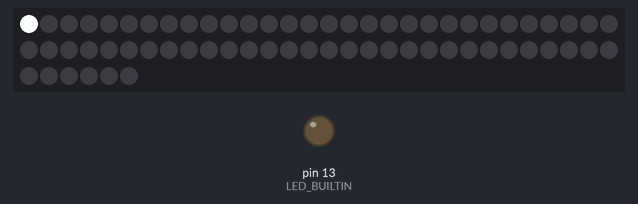
The sketch below on a simulated Arduino Uno, built with avr-gcc and run on an emulated ATmega328P. Parts: 66 RGB LEDs in strip order, left to right, continuing on the next row, output pins drawn as LEDs (lit = HIGH).

Above: at 0.1 s.
At 10.6 s:
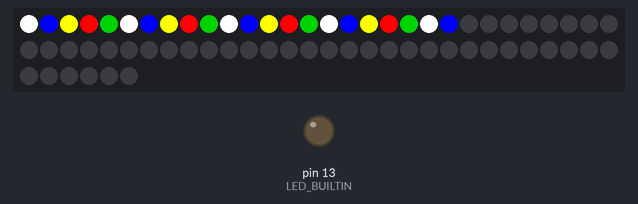
At 21.2 s:
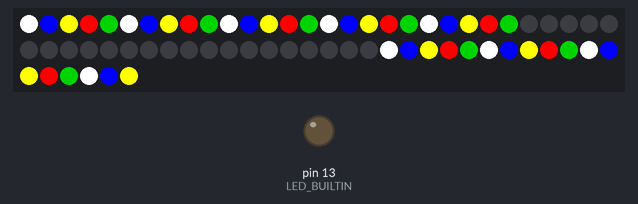

The sketch:

WS2801_LED_Strip.ino
```cpp
#include <FastLED.h>
#define LED_PIN 4
#define NUM_LEDS 66

CRGB leds[NUM_LEDS];

void setup() {
  // put your setup code here, to run once:
  FastLED.addLeds<WS2812,LED_PIN,GRB>(leds, NUM_LEDS);
  pinMode(LED_BUILTIN, OUTPUT);
}

void loop() {
    leds[0] = CRGB::White; FastLED.show(); delay(500);
    leds[1] = CRGB::Blue; FastLED.show(); delay(500);
    leds[2] = CRGB::Yellow; FastLED.show(); delay(500);
    leds[3] = CRGB::Red; FastLED.show(); delay(500);
    leds[4] = CRGB::Green; FastLED.show(); delay(500);
    leds[5] = CRGB::White; FastLED.show(); delay(500);
    leds[6] = CRGB::Blue; FastLED.show(); delay(500);
    leds[7] = CRGB::Yellow; FastLED.show(); delay(500);
    leds[8] = CRGB::Red; FastLED.show(); delay(500);
    leds[9] = CRGB::Green; FastLED.show(); delay(500);

    leds[10] = CRGB::White; FastLED.show(); delay(500);
    leds[11] = CRGB::Blue; FastLED.show(); delay(500);
    leds[12] = CRGB::Yellow; FastLED.show(); delay(500);
    leds[13] = CRGB::Red; FastLED.show(); delay(500);
    leds[14] = CRGB::Green; FastLED.show(); delay(500);
    leds[15] = CRGB::White; FastLED.show(); delay(500);
    leds[16] = CRGB::Blue; FastLED.show(); delay(500);
    leds[17] = CRGB::Yellow; FastLED.show(); delay(500);
    leds[18] = CRGB::Red; FastLED.show(); delay(500);
    leds[19] = CRGB::Green; FastLED.show(); delay(500);

    leds[20] = CRGB::White; FastLED.show(); delay(500);
    leds[21] = CRGB::Blue; FastLED.show(); delay(500);
    leds[22] = CRGB::Yellow; FastLED.show(); delay(500);
    leds[23] = CRGB::Red; FastLED.show(); delay(500);
    leds[24] = CRGB::Green; FastLED.show(); delay(500);

    leds[48] = CRGB::White; FastLED.show(); delay(500);
    leds[49] = CRGB::Blue; FastLED.show(); delay(500);
    leds[50] = CRGB::Yellow; FastLED.show(); delay(500);
    leds[51] = CRGB::Red; FastLED.show(); delay(500);
    leds[52] = CRGB::Green; FastLED.show(); delay(500);
    leds[53] = CRGB::White; FastLED.show(); delay(500);
    leds[54] = CRGB::Blue; FastLED.show(); delay(500);
    leds[55] = CRGB::Yellow; FastLED.show(); delay(500);
    leds[56] = CRGB::Red; FastLED.show(); delay(500);
    leds[57] = CRGB::Green; FastLED.show(); delay(500);

    leds[58] = CRGB::White; FastLED.show(); delay(500);
    leds[59] = CRGB::Blue; FastLED.show(); delay(500);
    leds[60] = CRGB::Yellow; FastLED.show(); delay(500);
    leds[61] = CRGB::Red; FastLED.show(); delay(500);
    leds[62] = CRGB::Green; FastLED.show(); delay(500);
    leds[63] = CRGB::White; FastLED.show(); delay(500);
    leds[64] = CRGB::Blue; FastLED.show(); delay(500);
    leds[65] = CRGB::Yellow; FastLED.show(); delay(500);
    leds[66] = CRGB::Red; FastLED.show(); delay(500);


    leds[0] = CRGB::Black; FastLED.show(); delay(500);
    leds[1] = CRGB::Black; FastLED.show(); delay(500);
    leds[2] = CRGB::Black; FastLED.show(); delay(500);
    leds[3] = CRGB::Black; FastLED.show(); delay(500);
    leds[4] = CRGB::Black; FastLED.show(); delay(500);
    leds[5] = CRGB::Black; FastLED.show(); delay(500);
    leds[6] = CRGB::Black; FastLED.show(); delay(500);
    leds[7] = CRGB::Black; FastLED.show(); delay(500);
    leds[8] = CRGB::Black; FastLED.show(); delay(500);
    leds[9] = CRGB::Black; FastLED.show(); delay(500);

  // put your main code here, to run repeatedly:

}
```
